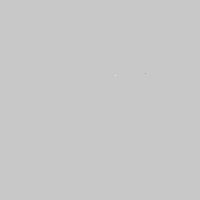
Frame 1 (no input)
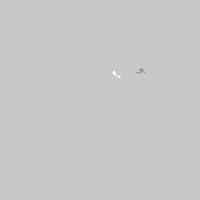
Frame 60 (the mouse pressed at the canvas centre just before this capture)
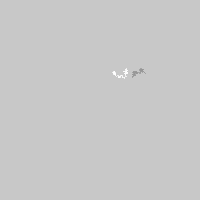
Frame 120 (the mouse held since frame 60 and released just before this capture)

The Processing sketch that drew these frames (run headless with seeded random() and noise(); from frame 60 on, the mouse is pressed at the canvas centre):

// Processing sketch: processing_40602
// ── processing_40602.pde

// a simple program to draw wandering paths

float x1,x2,y1,y2;
color c1,c2;

void setup(){
  size(200,200);
  background(200);
  x1 = random(50,150);
  y1 = random(50,150);
  x2 = random(50,150);
  y2 = random(50,150);
  c1 = color(255);
  c2 = color(150);
}

void draw(){

  x1 = x1 + random(-1,1);
  y1 = y1 + random(-1,1);
  x2 = x2 + random(-1,1);
  y2 = y2 + random(-1,1);

  stroke(c1);
  point(x1,y1);
  stroke(c2);
  point(x2,y2);
} 

                
